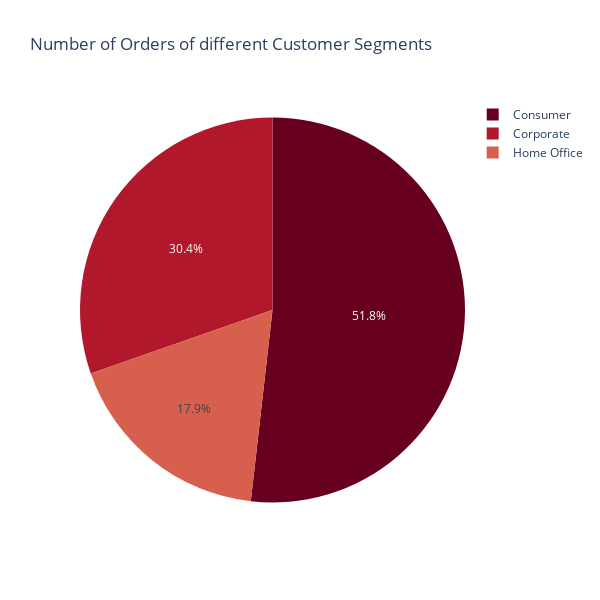

Notebook cell for this chart:
### Code cell
#Customer Segments Visual
data_Customer_Segment=df_a.groupby(['Customer Segment'])['Order Id'].count().reset_index(name='Number of Orders').sort_values(by= 'Number of Orders', ascending= False)
px.pie(data_Customer_Segment, values='Number of Orders', names= 'Customer Segment' , title= 'Number of Orders of different Customer Segments', 
       width=600 , height=600 , color_discrete_sequence = px.colors.sequential.RdBu)

### Figure 1 — Plotly figure (JSON) as saved in the notebook; plotly's stock layout.template omitted (floating-point values rounded to 4 significant figures)
{"data": [{"domain": {"x": [0, 1], "y": [0, 1]}, "hovertemplate": "Customer Segment=%{label}<br>Number of Orders=%{value}<extra></extra>", "labels": ["Consumer", "Corporate", "Home Office"], "legendgroup": "", "name": "", "showlegend": true, "type": "pie", "values": [93504, 54789, 32226]}], "layout": {"height": 600, "legend": {"tracegroupgap": 0}, "piecolorway": ["rgb(103,0,31)", "rgb(178,24,43)", "rgb(214,96,77)", "rgb(244,165,130)", "rgb(253,219,199)", "rgb(247,247,247)", "rgb(209,229,240)", "rgb(146,197,222)", "rgb(67,147,195)", "rgb(33,102,172)", "rgb(5,48,97)"], "title": {"text": "Number of Orders of different Customer Segments"}, "width": 600}}
